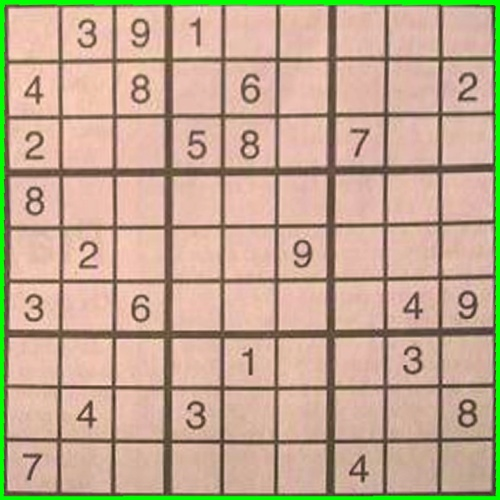
#> input picture HW28/crop.jpg, 500 x 500 px, given in place of the camera
$ python sudoku_detector_video.py
#> lines starting #> are read from the running program, lines starting #| are printed output that depends on the picture; after the words box and inside, x2 and y2 are one past the last pixel; in counts of white or black regions, pixels touching at a corner belong together
import numpy as np
import cv2
import matplotlib.pyplot as plt
from imutils import contours
from imutils.perspective import four_point_transform

video_cap = cv2.VideoCapture(0)

while True:
    ret,frame = video_cap.read()
#> frame is the input picture: shape (500, 500, 3); mean B, G, R 144.8, 168.9, 193.4
    if ret == False:
        break

    cv2.putText(frame, "Press s to save the image ", (30, 70), cv2.FONT_HERSHEY_COMPLEX_SMALL, 0.8, (255,0,10), 1)
    cv2.putText(frame, "Press q to Exit", (30, 100), cv2.FONT_HERSHEY_COMPLEX_SMALL, 0.8, (255,0,10), 1)
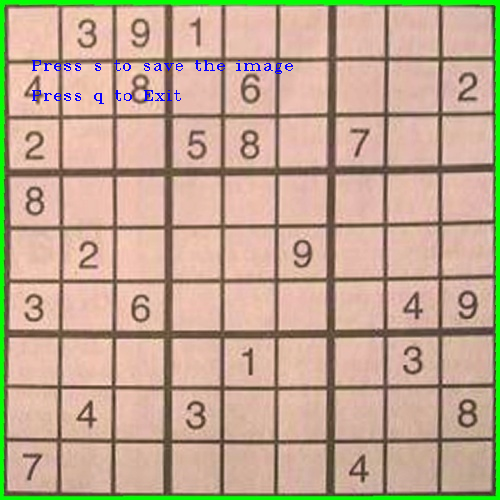
#> frame: shape (500, 500, 3); mean B, G, R 145.2, 168.2, 192.6
    frame     = cv2.cvtColor(frame,cv2.COLOR_BGR2GRAY)
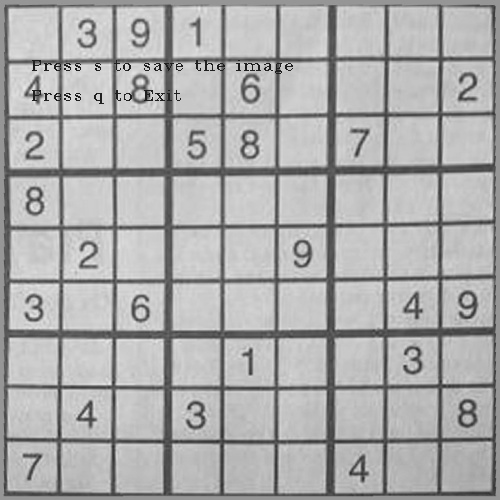
#> frame: shape (500, 500); min 32, max 236, mean 172.9

    img_blurred = cv2.GaussianBlur(frame ,(7,7) , 3)
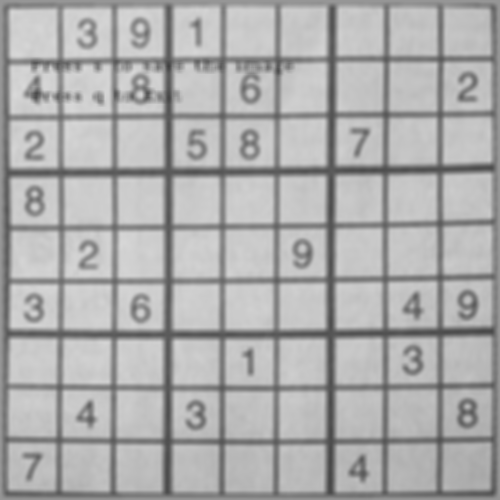
#> img_blurred: shape (500, 500); min 64, max 217, mean 172.9

    threash = cv2.adaptiveThreshold(img_blurred , 255 , cv2.ADAPTIVE_THRESH_GAUSSIAN_C , cv2.THRESH_BINARY_INV , 11 , 2)
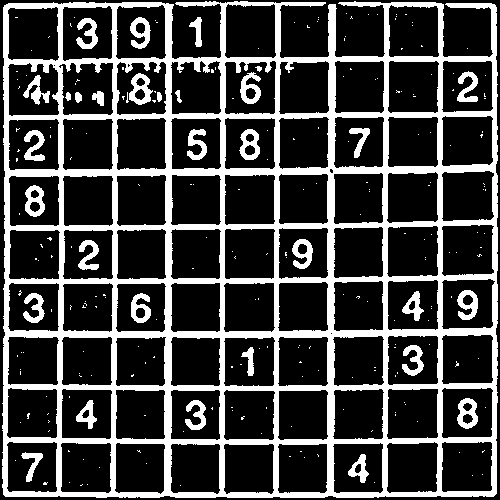
#> threash: shape (500, 500); 25.3% white; 245 white regions (213 under 20 px)

    contours = cv2.findContours(threash , cv2.RETR_EXTERNAL , cv2.CHAIN_APPROX_SIMPLE)
#> contours = 14 contours, 12 with area under 20; largest, box (x1, y1, x2, y2) and area: (2, 1, 498, 498) 233384, (189, 17, 202, 47) 158
    contours = contours[0]

    contours = sorted(contours , key=cv2.contourArea , reverse=True )

    sudoku_contour = None

    for contour in contours :
        #epsilon mizane ddeqate  , msln harchi bod bgm moraba ya na daqiq bashe
        #
        epsilon = 0.02 * cv2.arcLength(contour , True)
        approx = cv2.approxPolyDP(contour , epsilon ,True)

        if len(approx) == 4 :
            sudoku_contour = approx
            break
#> this loop made 1 pass
#> (epsilon, sudoku_contour) on pass 1: (57.52, [[4, 5], [5, 496], [496, 493], [494, 4]])

    if sudoku_contour is None:
        print("natonestm peyda konm sudoku ro")

    result = cv2.drawContours(frame ,[sudoku_contour] , -1 , (0,255,0) ,10)
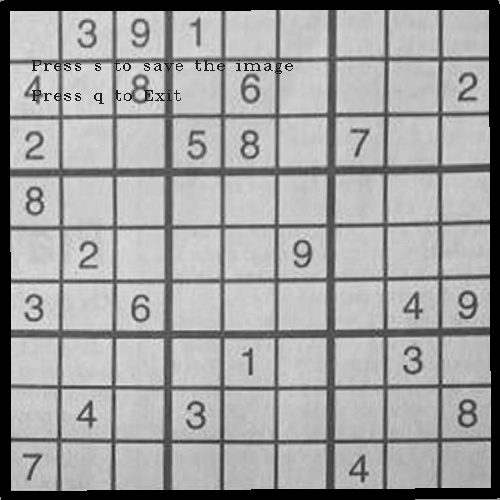
#> result: shape (500, 500); min 0, max 236, mean 161.6

    warped = four_point_transform(frame, approx.reshape(4,2))
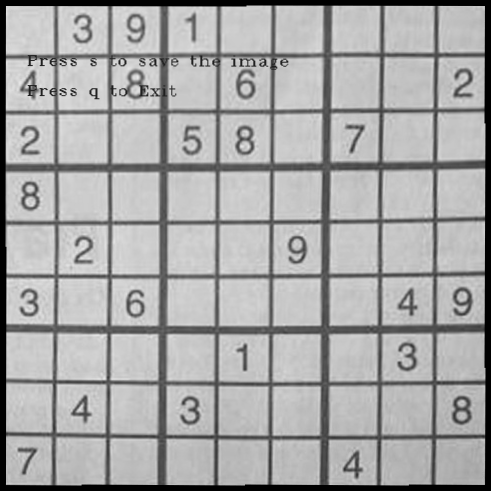
#> warped: shape (491, 491); min 0, max 232, mean 167.3
    warped = cv2.resize(warped, (500, 500))
#> warped: shape (500, 500)

    cv2.imshow('cam', frame)
    if cv2.waitKey(1) & 0xFF == ord('s'):
#> (key q is pressed here)
        cv2.imwrite(("result.jpg"), warped)

    if cv2.waitKey(1) & 0xFF == ord('q'):
#> (key q is pressed here)
        break


    cv2.imshow('result',result)
    cv2.waitKey(1)
